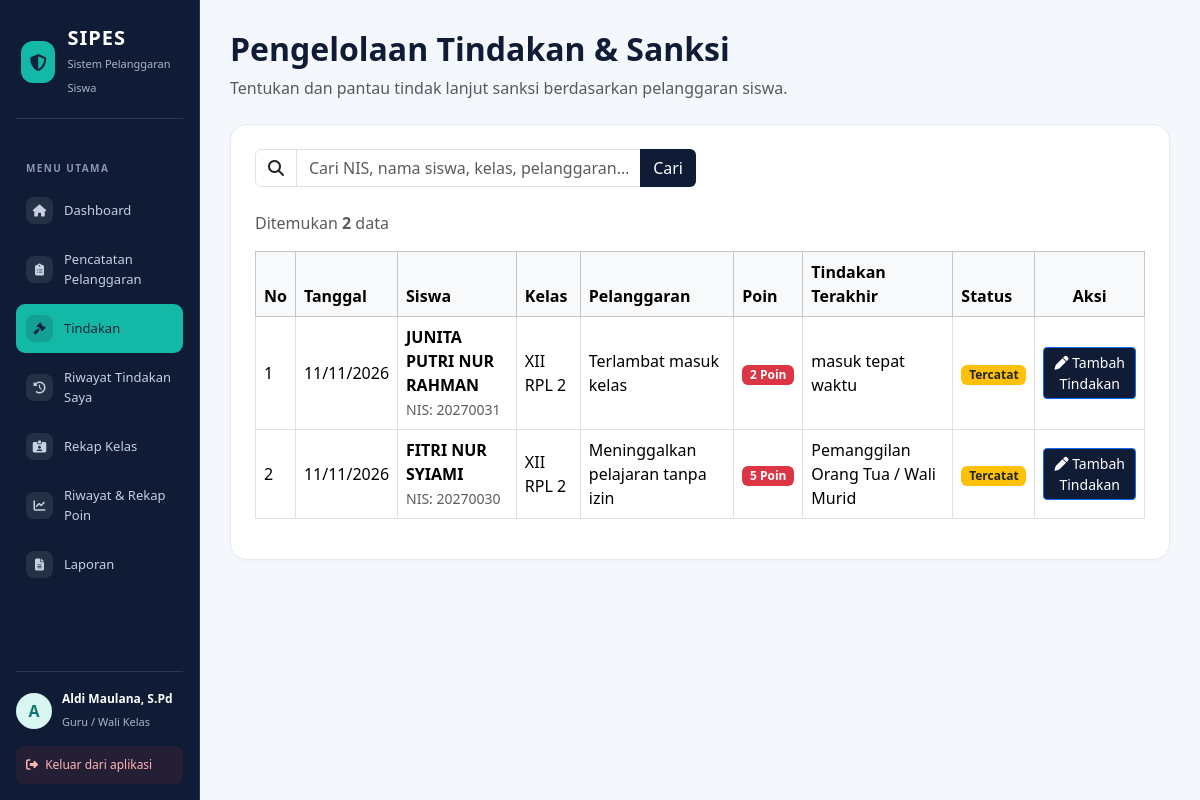
Screenshot of /tindakan.php (signed in) with the database file from the repository.
### tables this page shows
CREATE TABLE `t_pelanggaran_siswa` (
  `id` int(11) NOT NULL,
  `tahun_ajaran_id` int(11) DEFAULT NULL,
  `siswa_id` int(11) DEFAULT NULL,
  `nama_siswa` varchar(150) NOT NULL,
  `kelas_id` int(11) DEFAULT NULL,
  `nama_kelas` varchar(100) NOT NULL,
  `pelanggaran_id` int(11) DEFAULT NULL,
  `nama_pelanggaran` varchar(150) NOT NULL,
  `pelanggaran_kategori_id` int(11) DEFAULT NULL,
  `guru_id` int(11) DEFAULT NULL,
  `nama_guru` varchar(150) NOT NULL,
  `tanggal` date DEFAULT NULL,
  `keterangan` text NOT NULL,
  `poin` int(11) NOT NULL,
  `tindakan` text NOT NULL,
  `status` varchar(30) NOT NULL,
  `created_at` timestamp NOT NULL DEFAULT current_timestamp(),
  `updated_at` timestamp NOT NULL DEFAULT current_timestamp()
);

CREATE TABLE `t_siswa` (
  `id` int(11) NOT NULL,
  `nis` varchar(30) DEFAULT NULL,
  `nisn` varchar(20) NOT NULL,
  `nama` varchar(150) DEFAULT NULL,
  `jenis_kelamin` char(1) NOT NULL,
  `tanggal_lahir` date NOT NULL,
  `alamat` text NOT NULL,
  `status_aktif` tinyint(1) NOT NULL,
  `created_at` timestamp NOT NULL DEFAULT current_timestamp(),
  `updated_at` timestamp NOT NULL DEFAULT current_timestamp()
);

### tindakan.php (the view, shortened to what this page needs)
<?php
include 'config/koneksi.php';
$user_id_login = (int)($_SESSION['id'] ?? 0);
$boleh_edit = true;
$sql_filter_petugas = "
    (
        ps.guru_id IN (
            SELECT g.id
            FROM t_guru g
            WHERE g.user_id = ?
              AND g.status_aktif = 1
        )
        OR EXISTS (
            SELECT 1
            FROM t_wali_kelas wk
            INNER JOIN t_guru g ON wk.guru_id = g.id
            INNER JOIN t_kelas k ON wk.kelas_id = k.id
            INNER JOIN t_tahun_ajaran ta ON wk.tahun_ajaran_id = ta.id
            WHERE g.user_id = ?
              AND g.status_aktif = 1
              AND wk.status_aktif = 1
              AND k.status_aktif = 1
              AND ta.status_aktif = 1
              AND wk.kelas_id = ps.kelas_id
              AND wk.tahun_ajaran_id = ps.tahun_ajaran_id
        )
    )
";
$cari = trim($_GET['cari'] ?? '');
$sql = "
    SELECT
        ps.*,
        COALESCE(
            NULLIF(ps.nama_siswa, ''),
            s.nama
        ) AS nama_siswa_tampil,
        COALESCE(
            NULLIF(ps.nama_kelas, ''),
            k.nama
        ) AS nama_kelas_tampil,
        COALESCE(
            NULLIF(NULLIF(TRIM(ps.nama_pelanggaran), ''), '0'),
            p.nama,
            '-'
        ) AS nama_pelanggaran_tampil,
        COALESCE(
            NULLIF(ps.poin, ''),
            p.poin
        ) AS poin_tampil,
        s.nis
    FROM t_pelanggaran_siswa ps
    LEFT JOIN t_siswa s ON ps.siswa_id = s.id
    LEFT JOIN t_kelas k ON ps.kelas_id = k.id
    LEFT JOIN t_pelanggaran p ON ps.pelanggaran_id = p.id
    WHERE " . $sql_filter_petugas . "
    AND LOWER(TRIM(COALESCE(ps.status, ''))) <> 'selesai'
";
$sql .= " ORDER BY ps.tanggal DESC, ps.id DESC";
$stmt_data = mysqli_prepare($koneksi, $sql);
$result = false;
$gagal_ambil_data = false;
if ($stmt_data) {
    if ($cari !== '') {
        $keyword = "%{$cari}%";
        mysqli_stmt_bind_param(
            $stmt_data,
            "iissssss",
            $user_id_login,
            $user_id_login,
            $keyword,
            $keyword,
            $keyword,
            $keyword,
            $keyword,
            $keyword
        );
    } else {
        mysqli_stmt_bind_param(
            $stmt_data,
            "ii",
            $user_id_login,
            $user_id_login
        );
    }
    if (mysqli_stmt_execute($stmt_data)) {
        $result = mysqli_stmt_get_result($stmt_data);
    } else {
        $gagal_ambil_data = true;
    }
} else {
    $gagal_ambil_data = true;
}
$data_tindakan = [];
if ($result) {
    while ($row = mysqli_fetch_assoc($result)) {
        $data_tindakan[] = $row;
    }
}
function e($nilai)
{
    return htmlspecialchars(
        (string)($nilai ?? ''),
        ENT_QUOTES,
        'UTF-8'
    );
}
function formatTanggalTindakan($tanggal)
{
    return date('d/m/Y', strtotime($tanggal));
}
?>
<!DOCTYPE html>
<html lang="id">
<head>
    <link rel="stylesheet" href="https://cdnjs.cloudflare.com/ajax/libs/font-awesome/6.5.1/css/all.min.css">
    <link href="https://cdn.jsdelivr.net/npm/bootstrap@5.3.3/dist/css/bootstrap.min.css" rel="stylesheet">
</head>
<body>
<?php include 'includes/sidebar.php'; ?>
<main class="main-content">
    <div class="container-fluid p-0">
        <div class="d-flex justify-content-between align-items-center mb-4">
            <div>
                <h2 class="fw-bold" style="color: var(--navy)">
                    Pengelolaan Tindakan & Sanksi
                </h2>
                <p class="text-muted m-0">
                    Tentukan dan pantau tindak lanjut sanksi berdasarkan pelanggaran siswa.
                </p>
            </div>
        </div>
        <div class="content-card">
            <form method="GET" action="tindakan.php" class="mb-4">
                <div class="row g-2">
                    <div class="col-md-6">
                        <div class="input-group">
                            <span class="input-group-text bg-white">
                                <i class="fas fa-search"></i>
                            </span>
                            <input
                                type="text"
                                name="cari"
                                class="form-control"
                                placeholder="Cari NIS, nama siswa, kelas, pelanggaran..."
                                value="<?= e($cari); ?>"
                                maxlength="100"
                            >
                            <button type="submit" class="btn text-white" style="background: var(--navy);">
                                Cari
                            </button>
                        </div>
                    </div>
                </div>
            </form>
            <div class="d-flex justify-content-between align-items-center mb-3">
                <span class="text-muted">
                    Ditemukan <strong><?= count($data_tindakan); ?></strong> data
                </span>
            </div>
            <div class="table-responsive">
                <table class="table table-bordered align-middle">
                    <thead class="table-light">
                        <tr>
                            <th>No</th>
                            <th>Tanggal</th>
                            <th>Siswa</th>
                            <th>Kelas</th>
                            <th>Pelanggaran</th>
                            <th>Poin</th>
                            <th>Tindakan Terakhir</th>
                            <th>Status</th>
                            <th class="text-center">Aksi</th>
                        </tr>
                    </thead>
                    <tbody>
                        <?php if ($gagal_ambil_data): ?>
                            <tr>
                                <td colspan="9" class="text-center text-danger py-4">
                                    Data gagal dimuat.
                                </td>
                            </tr>
                        <?php elseif (count($data_tindakan) > 0): ?>
                            <?php $no = 1; ?>
                            <?php foreach ($data_tindakan as $d): ?>
                                <tr>
                                    <td><?= $no++; ?></td>
                                    <td>
                                        <?= e(formatTanggalTindakan($d['tanggal'])); ?>
                                    </td>
                                    <td>
                                        <strong><?= e($d['nama_siswa_tampil']); ?></strong>
                                        <br>
                                        <small class="text-muted">
                                            NIS: <?= e($d['nis'] ?? '-'); ?>
                                        </small>
                                    </td>
                                    <td><?= e($d['nama_kelas_tampil']); ?></td>
                                    <td><?= e($d['nama_pelanggaran_tampil']); ?></td>
                                    <td>
                                        <span class="badge bg-danger">
                                            <?= e($d['poin_tampil']); ?> Poin
                                        </span>
                                    </td>
                                    <td><?= e($d['tindakan']); ?></td>
                                    <td>
                                        <?php if ($d['status'] == 'selesai'): ?>
                                            <span class="badge bg-success">Selesai</span>
                                        <?php else: ?>
                                            <span class="badge bg-warning text-dark">
                                                <?= e(ucfirst($d['status'])); ?>
                                            </span>
                                        <?php endif; ?>
                                    </td>
                                    <td class="text-center">
                                        <?php if ($boleh_edit): ?>
                                            <button
                                                class="btn btn-sm btn-primary"
                                                style="background: var(--navy);"
                                                data-bs-toggle="modal"
                                                data-bs-target="#editModal<?= (int)$d['id']; ?>"
                                            >
                                                <i class="fas fa-pen"></i> Tambah Tindakan
                                            </button>
                                        <?php else: ?>
                                            <span class="text-muted small">
                                                Hanya dapat dilihat
                                            </span>
                                        <?php endif; ?>
                                    </td>
                                </tr>
                            <?php endforeach; ?>
                        <?php endif; ?>
                    </tbody>
                </table>
            </div>
        </div>
    </div>
</main>
</body>
</html>

### tindakan.php (style rules this page uses)
:root { --navy: #101c35; --teal: #14b8a6; --background: #f4f7fb; --border: #e5eaf1; }
body { background: var(--background); font-family: 'Segoe UI', Tahoma, Geneva, Verdana, sans-serif; }
.main-content { margin-left: 16.666667%; padding: 30px; }
.content-card { background: #fff; border: 1px solid var(--border); border-radius: 16px; padding: 24px; box-shadow: 0 2px 4px rgba(0,0,0,0.02); }

### rows the page displays
t_pelanggaran_siswa: tanggal "11/11/2026", nama_siswa_tampil "JUNITA PUTRI NUR RAHMAN", siswa.nis "20270031", nama_kelas_tampil "XII RPL 2", nama_pelanggaran_tampil "Terlambat masuk kelas", poin_tampil "2", tindakan "masuk tepat waktu", status "Tercatat"
t_pelanggaran_siswa: tanggal "11/11/2026", nama_siswa_tampil "FITRI NUR SYIAMI", siswa.nis "20270030", nama_kelas_tampil "XII RPL 2", nama_pelanggaran_tampil "Meninggalkan pelajaran tanpa izin", poin_tampil "5", tindakan "Pemanggilan Orang Tua / Wali Murid", status "Tercatat"

### other values shown
substr($_SESSION['name'] ?? 'U', 0, 1) "A"
$_SESSION['name'] "Aldi Maulana, S.Pd"
count($data_tindakan) "2"
